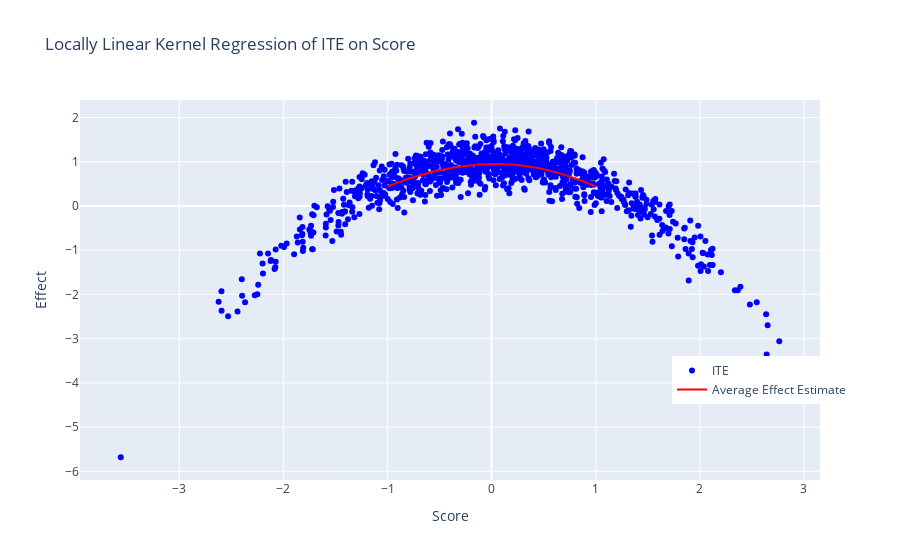

Notebook code cell kept with this figure:
### Markdown cell above
### Oracle Values and Comparisons

As the data is generated we have access to the "true" potential outcomes. This enables us to observe the individual treatment effect (ITE)

$$Y_i(1) - Y_i(0)$$

for all individuals. As the effect at the cutoff is the average of these ITEs

$$\tau_{0} = \mathbb{E}[Y_i(1)-Y_i(0)\mid S_i = c],$$

the ITEs can be used in a kernel regression to get an oracle estimator at the cutoff, as a local weighted average.

### Code cell
ite = data_dict['oracle_values']['Y1'] - data_dict['oracle_values']['Y0']
score = data_dict['score']

oracle_model = KernelReg(endog=ite, exog=score, reg_type='ll', var_type='c', ckertype='gaussian')

score_grid = np.linspace(-1, 1, 100)
oracle_effects_sharp, _ = oracle_model.fit(score_grid)

scatter = go.Scatter(
    x=score,
    y=ite,
    mode='markers',
    name='ITE',
    marker=dict(color='blue')
)
line = go.Scatter(
    x=score_grid,
    y=oracle_effects_sharp,
    mode='lines',
    name='Average Effect Estimate',
    line=dict(color='red')
)


fig = go.Figure(data=[scatter, line])
fig.update_layout(
    title='Locally Linear Kernel Regression of ITE on Score',
    xaxis_title='Score',
    yaxis_title='Effect',
    legend=dict(x=0.8, y=0.2)
)

print(f"The oracle ATE is estimated as {oracle_model.fit([0])[0][0]} at the cutoff c={0}.")

fig.show()

### Figure 1 — Plotly figure (JSON) as saved in the notebook; plotly's stock layout.template omitted (floating-point values rounded to 4 significant figures; data arrays with more than 128 entries replaced by an {"elided": "..."} marker saying what was removed)
{"data": [{"marker": {"color": "blue"}, "mode": "markers", "name": "ITE", "type": "scatter", "x": {"elided": "1000 float values"}, "y": {"elided": "1000 float values"}}, {"line": {"color": "red"}, "mode": "lines", "name": "Average Effect Estimate", "type": "scatter", "x": [-1, -0.9798, -0.9596, -0.9394, -0.9192, -0.899, -0.8788, -0.8586, -0.8384, -0.8182, -0.798, -0.7778, -0.7576, -0.7374, -0.7172, -0.697, -0.6768, -0.6566, -0.6364, -0.6162, -0.596, -0.5758, -0.5556, -0.5354, -0.5152, -0.4949, -0.4747, -0.4545, -0.4343, -0.4141, -0.3939, -0.3737, -0.3535, -0.3333, -0.3131, -0.2929, -0.2727, -0.2525, -0.2323, -0.2121, -0.1919, -0.1717, -0.1515, -0.1313, -0.1111, -0.09091, -0.07071, -0.05051, -0.0303, -0.0101, 0.0101, 0.0303, 0.05051, 0.07071, 0.09091, 0.1111, 0.1313, 0.1515, 0.1717, 0.1919, 0.2121, 0.2323, 0.2525, 0.2727, 0.2929, 0.3131, 0.3333, 0.3535, 0.3737, 0.3939, 0.4141, 0.4343, 0.4545, 0.4747, 0.4949, 0.5152, 0.5354, 0.5556, 0.5758, 0.596, 0.6162, 0.6364, 0.6566, 0.6768, 0.697, 0.7172, 0.7374, 0.7576, 0.7778, 0.798, 0.8182, 0.8384, 0.8586, 0.8788, 0.899, 0.9192, 0.9394, 0.9596, 0.9798, 1], "y": [0.4423, 0.4616, 0.4804, 0.4988, 0.5168, 0.5345, 0.5517, 0.5686, 0.585, 0.6011, 0.6169, 0.6323, 0.6473, 0.6619, 0.6763, 0.6902, 0.7038, 0.7171, 0.73, 0.7425, 0.7547, 0.7666, 0.7781, 0.7892, 0.8, 0.8105, 0.8206, 0.8303, 0.8396, 0.8486, 0.8572, 0.8655, 0.8734, 0.8809, 0.888, 0.8948, 0.9011, 0.9071, 0.9128, 0.918, 0.9228, 0.9273, 0.9314, 0.935, 0.9383, 0.9412, 0.9437, 0.9457, 0.9474, 0.9486, 0.9495, 0.9499, 0.9499, 0.9494, 0.9486, 0.9473, 0.9455, 0.9433, 0.9407, 0.9376, 0.934, 0.93, 0.9255, 0.9205, 0.9151, 0.9091, 0.9027, 0.8959, 0.8885, 0.8807, 0.8724, 0.8636, 0.8544, 0.8446, 0.8345, 0.8238, 0.8127, 0.8011, 0.7891, 0.7767, 0.7638, 0.7504, 0.7367, 0.7225, 0.7079, 0.6929, 0.6775, 0.6616, 0.6454, 0.6288, 0.6118, 0.5945, 0.5767, 0.5586, 0.5401, 0.5212, 0.502, 0.4824, 0.4625, 0.4421]}], "layout": {"legend": {"x": 0.8, "y": 0.2}, "title": {"text": "Locally Linear Kernel Regression of ITE on Score"}, "xaxis": {"title": {"text": "Score"}}, "yaxis": {"title": {"text": "Effect"}}}}
